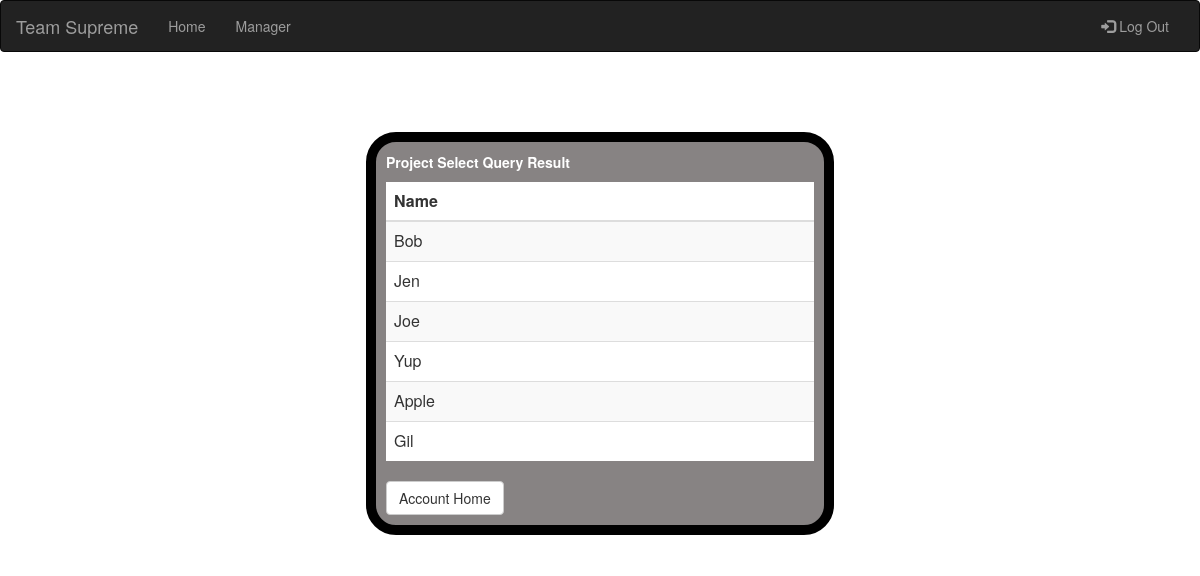
The page /pages/manager-project-select-back.php on the database its author committed.
### tables this page shows
CREATE TABLE `guest` (
  `GuestID` int(11) NOT NULL,
  `name` varchar(256) NOT NULL,
  `gender` char(1) NOT NULL,
  `birthDate` date DEFAULT NULL,
  `phoneNumber` char(12) DEFAULT NULL,
  `address` varchar(256) DEFAULT NULL,
  `emailAddress` varchar(256) DEFAULT NULL,
  `loginPwd` varchar(256) DEFAULT NULL,
  `accountBalance` int(11) DEFAULT NULL
);

### pages/manager-project-select-back.php (the view, shortened to what this page needs)
<html xmlns="http://www.w3.org/1999/xhtml">
<head>
    <link href="../styles/custom.css" rel="stylesheet" />
    <link href="../styles/bootstrap.min.css" rel="stylesheet" />
</head>
<body style="background-image:url('../images/AmusementPark-3.jpg'); background-size:100%; background-repeat:repeat-y">
    <nav class="navbar navbar-inverse">
        <div class="container-fluid">
            <div class="navbar-header">
                <a class="navbar-brand" href="index.php">Team Supreme</a>
            </div>
            <div class="collapse navbar-collapse" id="myNavbar">
                <ul class="nav navbar-nav">
                    <li>
                        <a href="index.php">Home</a>
                    </li>
                    <li>
                        <a href="manager-account.php">Manager</a>
                    </li>
                </ul>
                <ul class="nav navbar-nav navbar-right">
                    <li>
                        <a href="logout.php">
                            <span class="glyphicon glyphicon-log-in"></span>&nbsp;Log Out
                        </a>
                    </li>
                </ul>
            </div>
        </div>
    </nav>
    <div class="row">
        <div class="col-md-6 col-md-offset-3">
            <h1 id="header-1">Project Select Query Result</h1>
        </div>
    </div>
    <div class="row">
        <div class="col-md-6 col-md-offset-3">
            <form role="form" id="form-background">
                <p id="p-label">Project Select Query Result</p>
                <table class="table table-striped" style="background-color:white">
                    <thead>
                        <tr>
                            <th>Name</th>
                        </tr>
                    </thead>
                    <tbody>
                        <?php
                            $year = mysql_real_escape_string($_POST['year']);
                            $query = sprintf("SELECT name FROM guest WHERE YEAR(birthDate) >= '%s'", $year);
                            $result = mysql_query($query);
                            while($row = mysql_fetch_assoc($result))
                                echo "<tr><td>".$row['name']."</td></tr>";
                        ?>
                    </tbody>
                </table>
                <a class="btn btn-default" href="manager-account.php">Account Home</a>
            </form>
        </div>
    </div>
</body>
</html>

### styles/custom.css (style rules this page uses)
#p-label { font-weight:bold; color:white; }
#header-1 { text-align:center; font-weight:bold; color:white; margin:10px; }

### rows shown on the page
guest: name "Bob"
guest: name "Jen"
guest: name "Joe"
guest: name "Yup"
guest: name "Apple"
guest: name "Gil"
